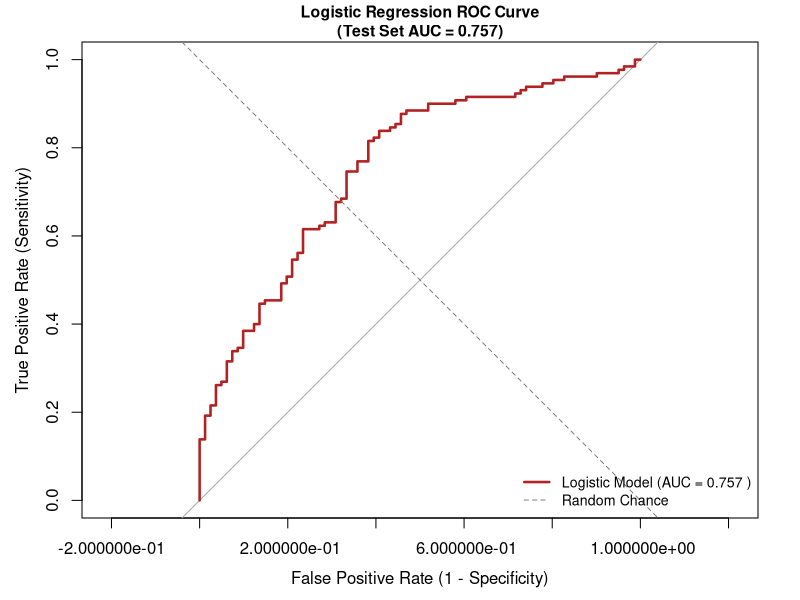
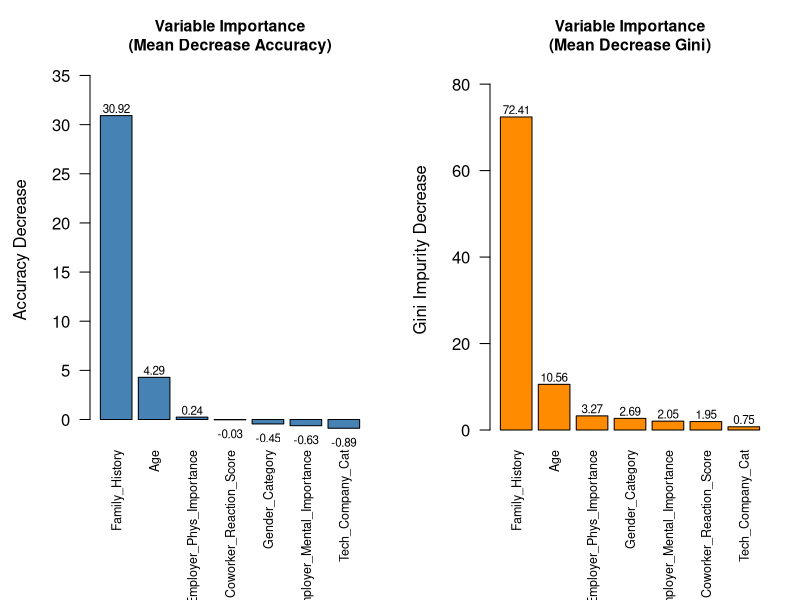
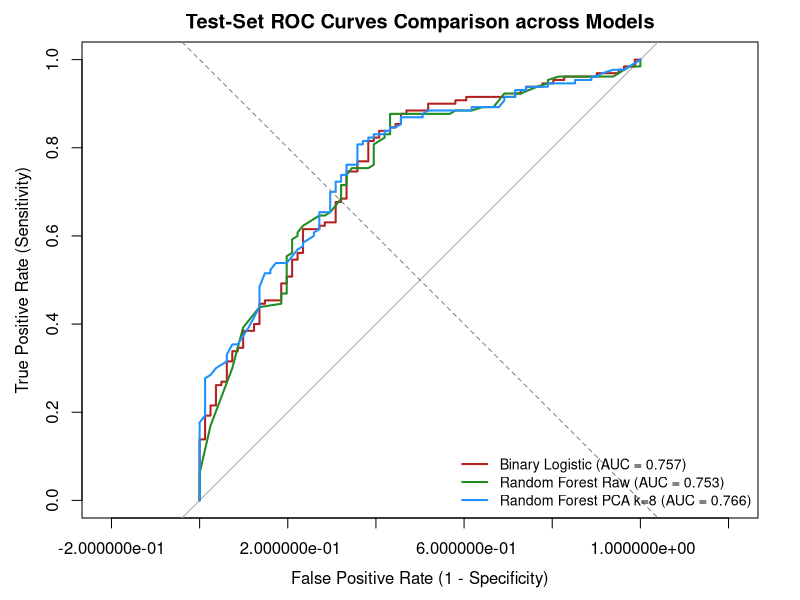

R code for these plots, in order:
## ---- chunk 1
knitr::opts_knit$set(root.dir = ".")
knitr::opts_chunk$set(echo = TRUE, warning = FALSE, message = FALSE)
## ---- chunk 2
library(tidyverse)
library(caret)
library(pROC)
library(broom)

data <- read.csv("dataset/osmi_clean_combined.csv")

# Ensure reference levels are set logically for interpretation
data <- data %>%
  mutate(
    Treatment_Cat = factor(Treatment_Cat, levels = c("No", "Yes")),
    Gender_Category = relevel(factor(Gender_Category), ref = "Male"),
    Family_History = relevel(factor(Family_History), ref = "No"),
    Tech_Company_Cat = relevel(factor(Tech_Company_Cat), ref = "No")
  )

set.seed(2026)
train_idx <- sample(nrow(data), floor(0.8 * nrow(data)))
train <- data[train_idx, ]
test  <- data[-train_idx, ]

cat("Training cases:", nrow(train), "| Test cases:", nrow(test), "\n")
## ---- chunk 3
logit_model <- glm(
  Treatment_Cat ~ Age + Gender_Category + Family_History + 
    Employer_Mental_Importance + Employer_Phys_Importance + 
    Coworker_Reaction_Score + Tech_Company_Cat,
  family = binomial(link = "logit"),
  data = train
)

# Extract Odds Ratios (OR) and Confidence Intervals
model_matrix <- summary(logit_model)$coefficients
wald_ci <- confint.default(logit_model)

odds_ratios <- tibble(
  Predictor = rownames(model_matrix),
  Estimate = model_matrix[, "Estimate"],
  `Odds Ratio (OR)` = exp(Estimate),
  `P-value` = model_matrix[, "Pr(>|z|)"],
  Significant = `P-value` < 0.05
) %>%
  filter(Predictor != "(Intercept)") %>%
  mutate(
    across(c(Estimate, `Odds Ratio (OR)`), ~ round(.x, 3)),
    `P-value` = format.pval(`P-value`, digits = 3, eps = 0.001)
  )

knitr::kable(odds_ratios, caption = "Adjusted Odds Ratios for Seeking Treatment")
## ---- chunk 4
# Generate probabilities and classes on the Test Set
test_probs <- predict(logit_model, newdata = test, type = "response")
test_preds <- factor(ifelse(test_probs >= 0.5, "Yes", "No"), levels = c("No", "Yes"))
actual_class <- test$Treatment_Cat

# Confusion Matrix
conf_matrix <- confusionMatrix(test_preds, actual_class, positive = "Yes")
print(conf_matrix$table)

# Extract Metrics for inline text
acc_val <- conf_matrix$overall["Accuracy"]
prec_val <- conf_matrix$byClass["Precision"]
rec_val  <- conf_matrix$byClass["Sensitivity"]
logit_f1 <- conf_matrix$byClass["F1"]

# ROC and AUC
roc_curve <- roc(actual_class, test_probs)
auc_value <- as.numeric(auc(roc_curve))

cat("\nAccuracy: ", round(acc_val, 3))
cat("\nPrecision:", round(prec_val, 3))
cat("\nRecall:   ", round(rec_val, 3))
cat("\nF1-Score: ", round(logit_f1, 3))
cat("\nROC-AUC:  ", round(auc_value, 3), "\n")
## ---- chunk 5
# Refined ROC Plot for Logistic Model
par(mar = c(4.5, 4.5, 3, 1))
plot(roc_curve, col = "firebrick", lwd = 2.5, legacy.axes = TRUE, ylim = c(0, 1),
     main = paste0("Logistic Regression ROC Curve\n(Test Set AUC = ", round(auc_value, 3), ")"),
     xlab = "False Positive Rate (1 - Specificity)", 
     ylab = "True Positive Rate (Sensitivity)", cex.main = 0.95)

abline(a = 0, b = 1, lty = 2, col = "gray50")
legend("bottomright", 
       legend = c(paste("Logistic Model (AUC =", round(auc_value, 3), ")"), "Random Chance"),
       col = c("firebrick", "gray50"), lwd = c(2.5, 1), lty = c(1, 2), bty = "n", cex = 0.85)
par(mar = c(5.1, 4.1, 4.1, 2.1))
## ---- chunk 6
library(randomForest)

# Independent design matrix construction to prevent data leakage
rf_X <- model.matrix(
  ~ Age + Gender_Category + Family_History + Employer_Mental_Importance +
    Employer_Phys_Importance + Coworker_Reaction_Score + Tech_Company_Cat,
  data = train
)[, -1]
rf_y <- train$Treatment_Cat

# 5-fold stratified cross-validation
set.seed(2026)
folds <- createFolds(rf_y, k = 5, list = TRUE, returnTrain = TRUE)

grid <- expand.grid(
  mtry     = c(2, 3, 5),
  maxnodes = c(8, 16, 32),
  ntree    = c(100, 300)
)

cv_results <- data.frame()
for (g in seq_len(nrow(grid))) {
  aucs <- numeric(5)
  for (f in seq_along(folds)) {
    tr_idx <- folds[[f]]
    set.seed(123)
    rf_f <- randomForest(
      x = rf_X[tr_idx, , drop = FALSE], y = rf_y[tr_idx],
      mtry = grid$mtry[g], maxnodes = grid$maxnodes[g], ntree = grid$ntree[g]
    )
    p_f <- predict(rf_f, rf_X[-tr_idx, , drop = FALSE], type = "prob")[, "Yes"]
    aucs[f] <- as.numeric(auc(roc(rf_y[-tr_idx], p_f)))
  }
  cv_results <- rbind(cv_results, data.frame(
    mtry = grid$mtry[g], maxnodes = grid$maxnodes[g],
    ntree = grid$ntree[g], CV_AUC = round(mean(aucs), 4)
  ))
}
best_cfg <- cv_results[which.max(cv_results$CV_AUC), ]
knitr::kable(cv_results[order(-cv_results$CV_AUC), ],
             caption = "5-fold CV tuning of the random forest (mean validation AUC)")

# Retrain best config on full train set
set.seed(123)
rf_model <- randomForest(
  x = rf_X, y = rf_y,
  mtry = best_cfg$mtry, maxnodes = best_cfg$maxnodes,
  ntree = best_cfg$ntree, importance = TRUE
)

oob_err <- mean(rf_model$err.rate[, 1])

# Predict on test set
rf_X_test <- model.matrix(
  ~ Age + Gender_Category + Family_History + Employer_Mental_Importance +
    Employer_Phys_Importance + Coworker_Reaction_Score + Tech_Company_Cat,
  data = test
)[, -1]
rf_probs <- predict(rf_model, rf_X_test, type = "prob")[, "Yes"]
rf_preds <- factor(ifelse(rf_probs >= 0.5, "Yes", "No"), levels = c("No", "Yes"))

rf_cm <- confusionMatrix(rf_preds, test$Treatment_Cat, positive = "Yes")
print(rf_cm$table)

# Metrics
rf_acc  <- rf_cm$overall["Accuracy"]
rf_prec <- rf_cm$byClass["Precision"]
rf_rec  <- rf_cm$byClass["Sensitivity"]
rf_f1   <- rf_cm$byClass["F1"]
rf_auc  <- as.numeric(auc(roc(test$Treatment_Cat, rf_probs)))

cat("\nBest config (5-fold CV): mtry =", best_cfg$mtry,
    ", maxnodes =", best_cfg$maxnodes, ", ntree =", best_cfg$ntree)
cat("\nRandom Forest OOB error: ", round(oob_err, 3))
cat("\nAccuracy: ", round(rf_acc, 3))
cat("\nPrecision:", round(rf_prec, 3))
cat("\nRecall:   ", round(rf_rec, 3))
cat("\nF1-Score: ", round(rf_f1, 3))
cat("\nROC-AUC:  ", round(rf_auc, 3), "\n")
## ---- chunk 7
# Dual Variable Importance Plot (Accuracy & Gini)
imp_matrix <- importance(rf_model)
base_names <- sub('(Gender_Category|Family_History|Tech_Company_Cat).*', '\\1', rownames(imp_matrix))

acc_imp  <- rowsum(imp_matrix[, "MeanDecreaseAccuracy"], base_names, reorder = FALSE)[, 1]
gini_imp <- rowsum(imp_matrix[, "MeanDecreaseGini"], base_names, reorder = FALSE)[, 1]

rf_imp_full <- data.frame(
  Predictor = names(acc_imp),
  Accuracy  = round(acc_imp, 2),
  Gini      = round(gini_imp, 2)
)

par(mfrow = c(1, 2), mar = c(8.5, 4.5, 3.5, 1.5))

# Plot A: Accuracy
df_acc <- rf_imp_full %>% arrange(desc(Accuracy))
max_y_acc <- max(df_acc$Accuracy) * 1.15
bp1 <- barplot(df_acc$Accuracy, names.arg = df_acc$Predictor, col = "steelblue", 
               main = "Variable Importance\n(Mean Decrease Accuracy)",
               ylab = "Accuracy Decrease", ylim = c(min(0, min(df_acc$Accuracy) * 1.2), max_y_acc),
               las = 2, cex.names = 0.75, cex.main = 0.95)
text(bp1, ifelse(df_acc$Accuracy >= 0, df_acc$Accuracy + (max_y_acc * 0.02), df_acc$Accuracy - (max_y_acc * 0.04)),
     labels = df_acc$Accuracy, cex = 0.7, xpd = TRUE)

# Plot B: Gini
df_gini <- rf_imp_full %>% arrange(desc(Gini))
max_y_gini <- max(df_gini$Gini) * 1.15
bp2 <- barplot(df_gini$Gini, names.arg = df_gini$Predictor, col = "darkorange", 
               main = "Variable Importance\n(Mean Decrease Gini)",
               ylab = "Gini Impurity Decrease", ylim = c(0, max_y_gini),
               las = 2, cex.names = 0.75, cex.main = 0.95)
text(bp2, df_gini$Gini + (max_y_gini * 0.02), labels = df_gini$Gini, cex = 0.7, xpd = TRUE)

par(mfrow = c(1, 1), mar = c(5.1, 4.1, 4.1, 2.1))
## ---- chunk 8
comparison_rf <- tibble(
  Model = c("Binary Logistic Regression", "Random Forest"),
  Accuracy  = c(round(acc_val, 3), round(rf_acc, 3)),
  Precision = c(round(prec_val, 3), round(rf_prec, 3)),
  Recall    = c(round(rec_val, 3), round(rf_rec, 3)),
  `F1-Score` = c(round(logit_f1, 3), round(rf_f1, 3)),
  `ROC-AUC` = c(round(auc_value, 3), round(rf_auc, 3))
)
knitr::kable(comparison_rf, caption = "Test-Set Comparison: Logistic vs. Random Forest")
## ---- chunk 9
# Pure Train-Only PCA to eliminate Data Leakage
X_train_mat <- rf_X
X_test_mat  <- rf_X_test

pca_fit <- prcomp(X_train_mat, center = TRUE, scale. = TRUE)
cum_var <- cumsum(pca_fit$sdev^2 / sum(pca_fit$sdev^2))

Z_train <- predict(pca_fit, newdata = X_train_mat)
Z_test  <- predict(pca_fit, newdata = X_test_mat)

pca_summary <- tibble(
  Component = 1:length(cum_var),
  `Prop. Variance` = round(pca_fit$sdev^2 / sum(pca_fit$sdev^2), 3),
  `Cumulative`      = round(cum_var, 3)
)
knitr::kable(pca_summary, caption = "Variance explained by PCA components")
## ---- chunk 10
# 5-fold CV for PCA Random Forest (k = 8)
k_pca <- 8

set.seed(2026)
pca_folds <- createFolds(train$Treatment_Cat, k = 5, list = TRUE, returnTrain = TRUE)

pca_grid <- expand.grid(
  mtry     = c(1, 2, 3),
  maxnodes = c(8, 16, 32),
  ntree    = c(100, 300)
)

pca_cv_results <- data.frame()
for (g in seq_len(nrow(pca_grid))) {
  aucs <- numeric(5)
  for (f in seq_along(pca_folds)) {
    tr_idx <- pca_folds[[f]]
    set.seed(123)
    rf_pca_f <- randomForest(
      x = Z_train[tr_idx, 1:k_pca, drop = FALSE], y = train$Treatment_Cat[tr_idx],
      mtry = pca_grid$mtry[g], maxnodes = pca_grid$maxnodes[g],
      ntree = pca_grid$ntree[g]
    )
    p_f <- predict(rf_pca_f, Z_train[-tr_idx, 1:k_pca, drop = FALSE], type = "prob")[, "Yes"]
    aucs[f] <- as.numeric(auc(roc(train$Treatment_Cat[-tr_idx], p_f)))
  }
  pca_cv_results <- rbind(pca_cv_results, data.frame(
    mtry = pca_grid$mtry[g], maxnodes = pca_grid$maxnodes[g],
    ntree = pca_grid$ntree[g], CV_AUC = round(mean(aucs), 4)
  ))
}
pca_best_cfg <- pca_cv_results[which.max(pca_cv_results$CV_AUC), ]

# Retrain best PCA model
set.seed(123)
rf_pca <- randomForest(
  x = Z_train[, 1:k_pca, drop = FALSE], y = train$Treatment_Cat,
  mtry = pca_best_cfg$mtry, maxnodes = pca_best_cfg$maxnodes,
  ntree = pca_best_cfg$ntree
)

p_pca_rf  <- predict(rf_pca, Z_test[, 1:k_pca, drop = FALSE], type = "prob")[, "Yes"]
cl_pca_rf <- factor(ifelse(p_pca_rf >= 0.5, "Yes", "No"), levels = c("No", "Yes"))
cm_pca_rf <- confusionMatrix(cl_pca_rf, test$Treatment_Cat, positive = "Yes")

pca_rf_auc  <- as.numeric(auc(roc(test$Treatment_Cat, p_pca_rf)))
pca_rf_acc  <- cm_pca_rf$overall["Accuracy"]
pca_rf_prec <- cm_pca_rf$byClass["Precision"]
pca_rf_rec  <- cm_pca_rf$byClass["Sensitivity"]
pca_rf_f1   <- cm_pca_rf$byClass["F1"]

cat("\nBest PCA config (5-fold CV): mtry =", pca_best_cfg$mtry,
    ", maxnodes =", pca_best_cfg$maxnodes, ", ntree =", pca_best_cfg$ntree)
cat("\nPCA-RF (k=8) Accuracy:", round(pca_rf_acc, 3),
    " Precision:", round(pca_rf_prec, 3),
    " Recall:", round(pca_rf_rec, 3),
    " F1:", round(pca_rf_f1, 3),
    " ROC-AUC:", round(pca_rf_auc, 3), "\n")
## ---- chunk 11
comparison_pca <- tibble(
  Model = c("Binary Logistic", "Random Forest (raw)", "Random Forest (PCA k=8)"),
  Accuracy  = c(round(acc_val, 3), round(rf_acc, 3), round(pca_rf_acc, 3)),
  Precision = c(round(prec_val, 3), round(rf_prec, 3), round(pca_rf_prec, 3)),
  Recall    = c(round(rec_val, 3), round(rf_rec, 3), round(pca_rf_rec, 3)),
  `F1-Score` = c(round(logit_f1, 3), round(rf_f1, 3), round(pca_rf_f1, 3)),
  `ROC-AUC` = c(round(auc_value, 3), round(rf_auc, 3), round(pca_rf_auc, 3))
)
knitr::kable(comparison_pca, caption = "Test-Set Comparison: Logistic vs. Random Forest (raw and PCA)")
## ---- chunk 12
# 3-Model Overlay ROC Comparison Curve
roc_logit  <- roc(test$Treatment_Cat, test_probs)
roc_rf_raw <- roc(test$Treatment_Cat, rf_probs)
roc_rf_pca <- roc(test$Treatment_Cat, p_pca_rf)

par(mar = c(4.5, 4.5, 3, 1))
plot(roc_logit, col = "firebrick", lwd = 2, legacy.axes = TRUE, ylim = c(0, 1),
     main = "Test-Set ROC Curves Comparison across Models",
     xlab = "False Positive Rate (1 - Specificity)", 
     ylab = "True Positive Rate (Sensitivity)")

plot(roc_rf_raw, col = "forestgreen", lwd = 2, add = TRUE)
plot(roc_rf_pca, col = "dodgerblue", lwd = 2, add = TRUE)
abline(a = 0, b = 1, lty = 2, col = "gray50")

legend("bottomright", 
       legend = c(
         paste0("Binary Logistic (AUC = ", round(auc_value, 3), ")"),
         paste0("Random Forest Raw (AUC = ", round(rf_auc, 3), ")"),
         paste0("Random Forest PCA k=8 (AUC = ", round(pca_rf_auc, 3), ")")
       ),
       col = c("firebrick", "forestgreen", "dodgerblue"), lwd = 2, bty = "n", cex = 0.85)

par(mar = c(5.1, 4.1, 4.1, 2.1))
